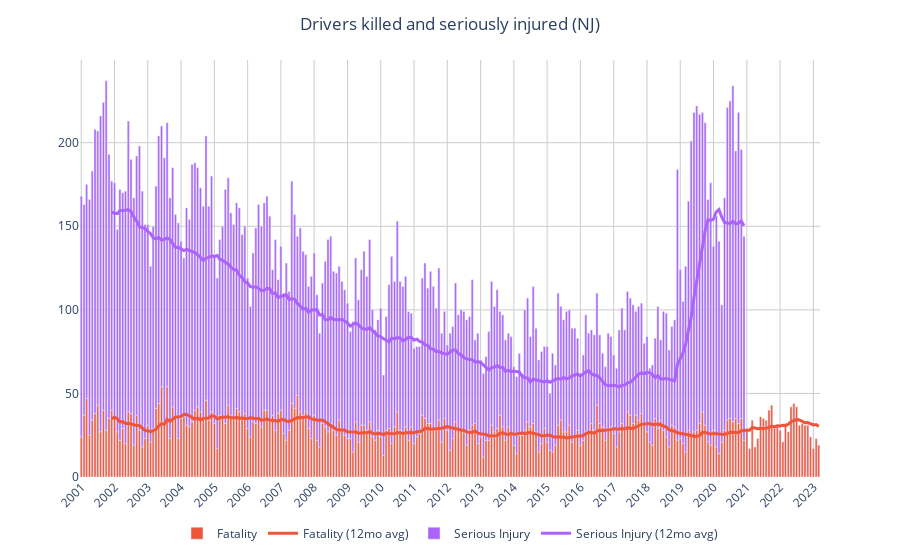
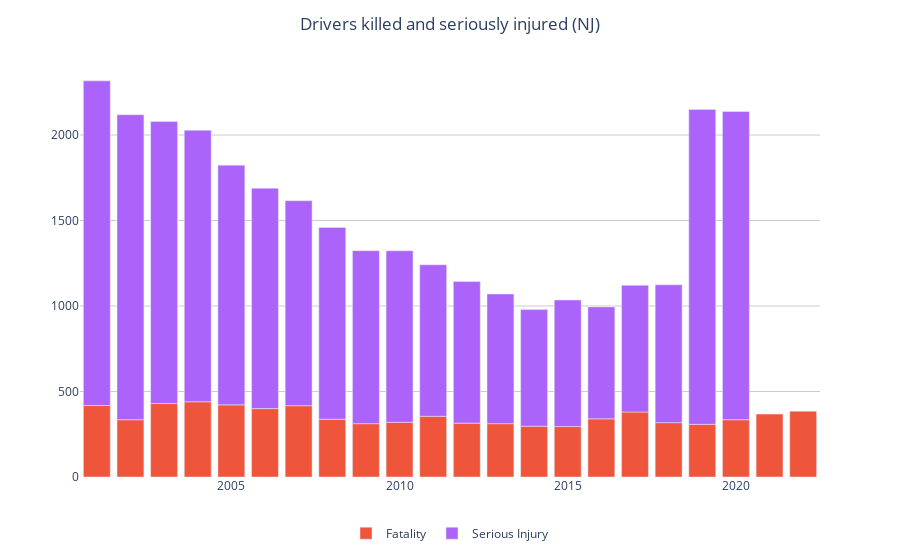
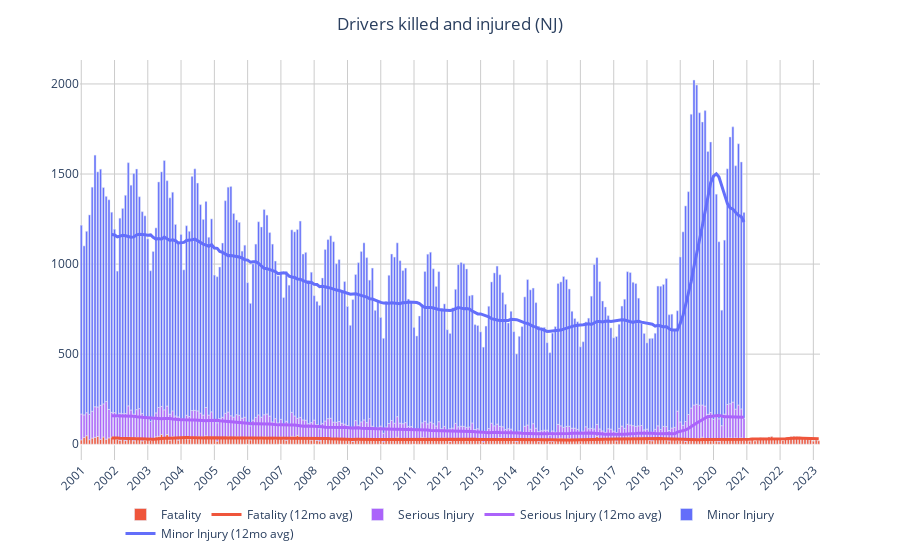
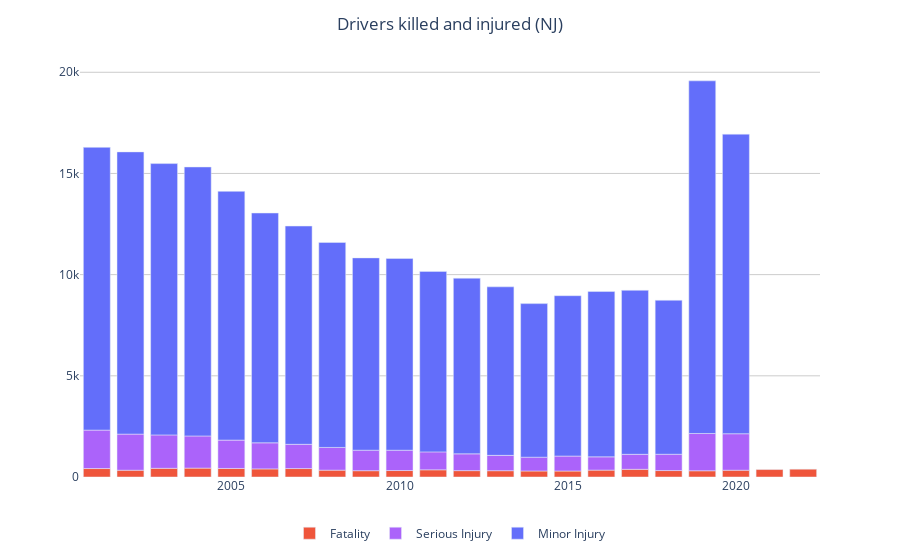

Notebook source saved alongside these figures, in order:
### Markdown cell above
### Drivers

### Code cell
typ_plots(adi, 'Drivers')

### Figure 1 — Plotly figure (JSON) as saved in the notebook; plotly's stock layout.template omitted (floating-point values rounded to 4 significant figures; data arrays with more than 128 entries replaced by an {"elided": "..."} marker saying what was removed)
{"data": [{"alignmentgroup": "True", "hovertemplate": "%{y:,d}", "legendgroup": "Fatality", "legendrank": 100, "marker": {"color": "#EF553B", "pattern": {"shape": ""}}, "name": "Fatality", "offsetgroup": "Fatality", "orientation": "v", "showlegend": true, "textposition": "auto", "type": "bar", "x": {"elided": "267 str values"}, "xaxis": "x", "y": {"elided": "267 int values"}, "yaxis": "y"}, {"alignmentgroup": "True", "hovertemplate": "%{y:,d}", "legendgroup": "Serious Injury", "legendrank": 102, "marker": {"color": "#AB63FA", "pattern": {"shape": ""}}, "name": "Serious Injury", "offsetgroup": "Serious Injury", "orientation": "v", "showlegend": true, "textposition": "auto", "type": "bar", "x": {"elided": "267 str values"}, "xaxis": "x", "y": {"elided": "267 int values"}, "yaxis": "y"}, {"legendrank": 101, "line": {"color": "#EF553B", "width": 3}, "name": "Fatality (12mo avg)", "type": "scatter", "x": {"elided": "267 str values"}, "y": {"elided": "267 float values"}}, {"legendrank": 103, "line": {"color": "#AB63FA", "width": 3}, "name": "Serious Injury (12mo avg)", "type": "scatter", "x": {"elided": "267 str values"}, "y": {"elided": "267 float values"}}], "layout": {"barmode": "relative", "hovermode": "x", "legend": {"orientation": "h", "title": {"text": ""}, "tracegroupgap": 0, "x": 0.5, "xanchor": "center"}, "margin": {"t": 60}, "plot_bgcolor": "white", "title": {"text": "Drivers killed and seriously injured (NJ)", "x": 0.5}, "xaxis": {"anchor": "y", "domain": [0, 1], "gridcolor": "#ccc", "tickangle": -45, "tickmode": "array", "ticktext": [2001, 2002, 2003, 2004, 2005, 2006, 2007, 2008, 2009, 2010, 2011, 2012, 2013, 2014, 2015, 2016, 2017, 2018, 2019, 2020, 2021, 2022, 2023], "tickvals": [2001, 2002, 2003, 2004, 2005, 2006, 2007, 2008, 2009, 2010, 2011, 2012, 2013, 2014, 2015, 2016, 2017, 2018, 2019, 2020, 2021, 2022, 2023], "title": {"text": ""}}, "yaxis": {"anchor": "x", "domain": [0, 1], "gridcolor": "#ccc", "title": {"text": ""}}}}

### Figure 2 — Plotly figure (JSON) as saved in the notebook; plotly's stock layout.template omitted (floating-point values rounded to 4 significant figures)
{"data": [{"alignmentgroup": "True", "hovertemplate": "%{y:,d}", "legendgroup": "Fatality", "marker": {"color": "#EF553B", "pattern": {"shape": ""}}, "name": "Fatality", "offsetgroup": "Fatality", "orientation": "v", "showlegend": true, "textposition": "auto", "type": "bar", "x": [2001, 2002, 2003, 2004, 2005, 2006, 2007, 2008, 2009, 2010, 2011, 2012, 2013, 2014, 2015, 2016, 2017, 2018, 2019, 2020, 2021, 2022], "xaxis": "x", "y": [418, 335, 430, 440, 422, 400, 417, 338, 312, 320, 355, 315, 312, 297, 295, 340, 380, 318, 308, 335, 368, 385], "yaxis": "y"}, {"alignmentgroup": "True", "hovertemplate": "%{y:,d}", "legendgroup": "Serious Injury", "marker": {"color": "#AB63FA", "pattern": {"shape": ""}}, "name": "Serious Injury", "offsetgroup": "Serious Injury", "orientation": "v", "showlegend": true, "textposition": "auto", "type": "bar", "x": [2001, 2002, 2003, 2004, 2005, 2006, 2007, 2008, 2009, 2010, 2011, 2012, 2013, 2014, 2015, 2016, 2017, 2018, 2019, 2020, 2021, 2022], "xaxis": "x", "y": [1899, 1784, 1649, 1588, 1402, 1289, 1199, 1122, 1012, 1003, 886, 828, 758, 682, 740, 655, 741, 806, 1842, 1803, null, null], "yaxis": "y"}], "layout": {"barmode": "relative", "hovermode": "x", "legend": {"orientation": "h", "title": {"text": ""}, "tracegroupgap": 0, "x": 0.5, "xanchor": "center"}, "margin": {"t": 60}, "plot_bgcolor": "white", "title": {"text": "Drivers killed and seriously injured (NJ)", "x": 0.5}, "xaxis": {"anchor": "y", "domain": [0, 1], "title": {"text": ""}}, "yaxis": {"anchor": "x", "domain": [0, 1], "gridcolor": "#ccc", "title": {"text": ""}}}}

### Figure 3 — Plotly figure (JSON) as saved in the notebook; plotly's stock layout.template omitted (floating-point values rounded to 4 significant figures; data arrays with more than 128 entries replaced by an {"elided": "..."} marker saying what was removed)
{"data": [{"alignmentgroup": "True", "hovertemplate": "%{y:,d}", "legendgroup": "Fatality", "legendrank": 100, "marker": {"color": "#EF553B", "pattern": {"shape": ""}}, "name": "Fatality", "offsetgroup": "Fatality", "orientation": "v", "showlegend": true, "textposition": "auto", "type": "bar", "x": {"elided": "267 str values"}, "xaxis": "x", "y": {"elided": "267 int values"}, "yaxis": "y"}, {"alignmentgroup": "True", "hovertemplate": "%{y:,d}", "legendgroup": "Serious Injury", "legendrank": 102, "marker": {"color": "#AB63FA", "pattern": {"shape": ""}}, "name": "Serious Injury", "offsetgroup": "Serious Injury", "orientation": "v", "showlegend": true, "textposition": "auto", "type": "bar", "x": {"elided": "267 str values"}, "xaxis": "x", "y": {"elided": "267 int values"}, "yaxis": "y"}, {"alignmentgroup": "True", "hovertemplate": "%{y:,d}", "legendgroup": "Minor Injury", "legendrank": 104, "marker": {"color": "#636EFA", "pattern": {"shape": ""}}, "name": "Minor Injury", "offsetgroup": "Minor Injury", "orientation": "v", "showlegend": true, "textposition": "auto", "type": "bar", "x": {"elided": "267 str values"}, "xaxis": "x", "y": {"elided": "267 int values"}, "yaxis": "y"}, {"legendrank": 101, "line": {"color": "#EF553B", "width": 3}, "name": "Fatality (12mo avg)", "type": "scatter", "x": {"elided": "267 str values"}, "y": {"elided": "267 float values"}}, {"legendrank": 103, "line": {"color": "#AB63FA", "width": 3}, "name": "Serious Injury (12mo avg)", "type": "scatter", "x": {"elided": "267 str values"}, "y": {"elided": "267 float values"}}, {"legendrank": 105, "line": {"color": "#636EFA", "width": 3}, "name": "Minor Injury (12mo avg)", "type": "scatter", "x": {"elided": "267 str values"}, "y": {"elided": "267 float values"}}], "layout": {"barmode": "relative", "hovermode": "x", "legend": {"orientation": "h", "title": {"text": ""}, "tracegroupgap": 0, "x": 0.5, "xanchor": "center"}, "margin": {"t": 60}, "plot_bgcolor": "white", "title": {"text": "Drivers killed and injured (NJ)", "x": 0.5}, "xaxis": {"anchor": "y", "domain": [0, 1], "gridcolor": "#ccc", "tickangle": -45, "tickmode": "array", "ticktext": [2001, 2002, 2003, 2004, 2005, 2006, 2007, 2008, 2009, 2010, 2011, 2012, 2013, 2014, 2015, 2016, 2017, 2018, 2019, 2020, 2021, 2022, 2023], "tickvals": [2001, 2002, 2003, 2004, 2005, 2006, 2007, 2008, 2009, 2010, 2011, 2012, 2013, 2014, 2015, 2016, 2017, 2018, 2019, 2020, 2021, 2022, 2023], "title": {"text": ""}}, "yaxis": {"anchor": "x", "domain": [0, 1], "gridcolor": "#ccc", "title": {"text": ""}}}}

### Figure 4 — Plotly figure (JSON) as saved in the notebook; plotly's stock layout.template omitted (floating-point values rounded to 4 significant figures)
{"data": [{"alignmentgroup": "True", "hovertemplate": "%{y:,d}", "legendgroup": "Fatality", "marker": {"color": "#EF553B", "pattern": {"shape": ""}}, "name": "Fatality", "offsetgroup": "Fatality", "orientation": "v", "showlegend": true, "textposition": "auto", "type": "bar", "x": [2001, 2002, 2003, 2004, 2005, 2006, 2007, 2008, 2009, 2010, 2011, 2012, 2013, 2014, 2015, 2016, 2017, 2018, 2019, 2020, 2021, 2022], "xaxis": "x", "y": [418, 335, 430, 440, 422, 400, 417, 338, 312, 320, 355, 315, 312, 297, 295, 340, 380, 318, 308, 335, 368, 385], "yaxis": "y"}, {"alignmentgroup": "True", "hovertemplate": "%{y:,d}", "legendgroup": "Serious Injury", "marker": {"color": "#AB63FA", "pattern": {"shape": ""}}, "name": "Serious Injury", "offsetgroup": "Serious Injury", "orientation": "v", "showlegend": true, "textposition": "auto", "type": "bar", "x": [2001, 2002, 2003, 2004, 2005, 2006, 2007, 2008, 2009, 2010, 2011, 2012, 2013, 2014, 2015, 2016, 2017, 2018, 2019, 2020, 2021, 2022], "xaxis": "x", "y": [1899, 1784, 1649, 1588, 1402, 1289, 1199, 1122, 1012, 1003, 886, 828, 758, 682, 740, 655, 741, 806, 1842, 1803, null, null], "yaxis": "y"}, {"alignmentgroup": "True", "hovertemplate": "%{y:,d}", "legendgroup": "Minor Injury", "marker": {"color": "#636EFA", "pattern": {"shape": ""}}, "name": "Minor Injury", "offsetgroup": "Minor Injury", "orientation": "v", "showlegend": true, "textposition": "auto", "type": "bar", "x": [2001, 2002, 2003, 2004, 2005, 2006, 2007, 2008, 2009, 2010, 2011, 2012, 2013, 2014, 2015, 2016, 2017, 2018, 2019, 2020, 2021, 2022], "xaxis": "x", "y": [13972, 13947, 13409, 13292, 12291, 11356, 10785, 10129, 9504, 9473, 8919, 8681, 8327, 7589, 7924, 8170, 8105, 7610, 17426, 14803, null, null], "yaxis": "y"}], "layout": {"barmode": "relative", "hovermode": "x", "legend": {"orientation": "h", "title": {"text": ""}, "tracegroupgap": 0, "x": 0.5, "xanchor": "center"}, "margin": {"t": 60}, "plot_bgcolor": "white", "title": {"text": "Drivers killed and injured (NJ)", "x": 0.5}, "xaxis": {"anchor": "y", "domain": [0, 1], "title": {"text": ""}}, "yaxis": {"anchor": "x", "domain": [0, 1], "gridcolor": "#ccc", "title": {"text": ""}}}}
